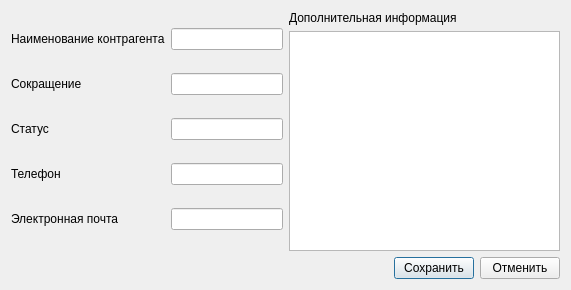
<?xml version="1.0" encoding="UTF-8"?>
<ui version="4.0">
 <class>w_agent</class>
 <widget class="QDialog" name="w_agent">
  <property name="geometry">
   <rect>
    <x>0</x>
    <y>0</y>
    <width>571</width>
    <height>290</height>
   </rect>
  </property>
  <property name="windowTitle">
   <string>Карточка контрагента</string>
  </property>
  <layout class="QVBoxLayout" name="verticalLayout_2">
   <item>
    <layout class="QHBoxLayout" name="layout_date">
     <item>
      <layout class="QGridLayout" name="layout_left">
       <item row="0" column="0">
        <widget class="QLabel" name="label_name">
         <property name="text">
          <string>Наименование контрагента</string>
         </property>
        </widget>
       </item>
       <item row="0" column="1">
        <widget class="QLineEdit" name="lineedit_name"/>
       </item>
       <item row="1" column="0">
        <widget class="QLabel" name="label_nicname">
         <property name="text">
          <string>Сокращение</string>
         </property>
        </widget>
       </item>
       <item row="1" column="1">
        <widget class="QLineEdit" name="lineedit_nicname"/>
       </item>
       <item row="2" column="0">
        <widget class="QLabel" name="label_stat">
         <property name="text">
          <string>Статус</string>
         </property>
        </widget>
       </item>
       <item row="2" column="1">
        <widget class="QLineEdit" name="lineedit_stat"/>
       </item>
       <item row="3" column="0">
        <widget class="QLabel" name="label_tel">
         <property name="text">
          <string>Телефон</string>
         </property>
        </widget>
       </item>
       <item row="3" column="1">
        <widget class="QLineEdit" name="lineedit_tel"/>
       </item>
       <item row="4" column="0">
        <widget class="QLabel" name="label_mail">
         <property name="text">
          <string>Электронная почта</string>
         </property>
        </widget>
       </item>
       <item row="4" column="1">
        <widget class="QLineEdit" name="lineedit_mail"/>
       </item>
      </layout>
     </item>
     <item>
      <layout class="QVBoxLayout" name="layout_text">
       <item>
        <widget class="QLabel" name="label_text">
         <property name="text">
          <string>Дополнительная информация</string>
         </property>
        </widget>
       </item>
       <item>
        <widget class="QListView" name="listview_text"/>
       </item>
      </layout>
     </item>
    </layout>
   </item>
   <item>
    <layout class="QHBoxLayout" name="layout_button">
     <item>
      <spacer name="hspacer">
       <property name="orientation">
        <enum>Qt::Horizontal</enum>
       </property>
       <property name="sizeHint" stdset="0">
        <size>
         <width>40</width>
         <height>20</height>
        </size>
       </property>
      </spacer>
     </item>
     <item>
      <widget class="QPushButton" name="pushbutton_save">
       <property name="text">
        <string>Сохранить</string>
       </property>
      </widget>
     </item>
     <item>
      <widget class="QPushButton" name="pushbutton_cancel">
       <property name="text">
        <string>Отменить</string>
       </property>
      </widget>
     </item>
    </layout>
   </item>
  </layout>
 </widget>
 <resources/>
 <connections/>
</ui>
